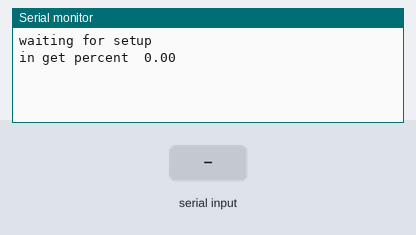
This sketch was run on a simulated Arduino Mega 2560, built with avr-gcc and run on an emulated ATmega2560. On the bench: the last lines printed to the serial monitor. The test bench sets the inputs (shaded band).

Above: at 2.9 s.
3.0 s: "90,45\n" received over the second serial link
At 4.3 s:
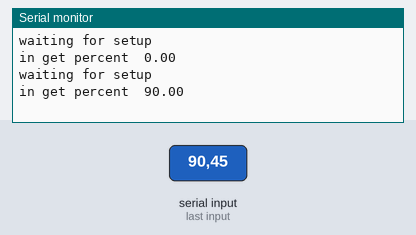
4.5 s: "30,150\n" received over the second serial link
At 6.2 s:
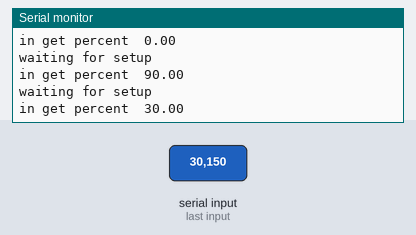
Timing chart, 0 to 7.7 s (numbered marks = the images above; inputs shaded):
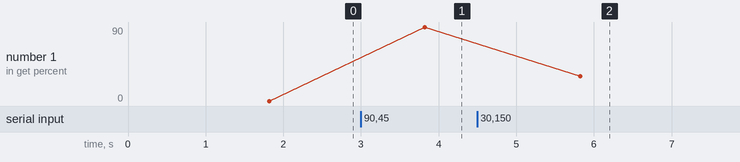

The sketch:

O2SensorCode.ino
```cpp
//This code was written to be easy to understand.
//Modified to work with Giga R1 and O2Sensor Library
//This code was written in the Arduino 1.8.12 IDE
//An Arduino UNO was used to test this code. transitioned to Arduino GIGA
//This code was last tested 6/2020


#include "O2Sensor.h"                                 //include O2 Sensor library

String inputstring = "";                              //a string to hold incoming data from the PC
String sensorstring = "";                             //a string to hold the data from the Atlas Scientific product
boolean input_string_complete = false;                //have we received all the data from the PC
boolean sensor_string_complete = false;               //have we received all the data from the Atlas Scientific product
float o2;                                             //used to hold a float number that is the o2
int count = 0;

O2Sensor EZO2;                                        //initial CO2 Sensor
float reading;                                        //O2 reading for EZO2 sensor


void setup() {                                        //set up the hardware
  Serial.begin(9600);                                 //set baud rate for the hardware serial port_0 to 9600
  while(!Serial);
  Serial2.begin(9600);                                //set baud rate for the Serial2 port on the GigaR1 to 9600
  while(!Serial2);
  delay(1000);
  inputstring.reserve(10);                            //set aside some bytes for receiving data from the PC
  sensorstring.reserve(30);                           //set aside some bytes for receiving data from Atlas Scientific product
  EZO2.initialize();                                  //inital setup of O2 sensor
  delay(100);
  Serial.println("done setup");
  //EZO2.calibrate();
  //Serial2.flush();
}

void loop() {                                         //here we go...
  // if(count == 0){
  //   EZO2.initialize();
  // }
  if(count == 3){                                     //every 5 seconds get another reading
    reading = EZO2.getPercent();
    Serial.println(reading);                          //print reading
    count = 0;                                        //reset count
  }

  Serial.println(count);                              //print the count cycle we are on
  delay(1000);                                        //delay 1 second
  count ++;                                           //increment count


  // if (sensor_string_complete == true) {               //if a string from the Atlas Scientific product has been received in its entirety
  //   Serial.println(sensorstring);                     //send that string to the PC's serial monitor
  //   sensorstring = "";                                //clear the string
  //   sensor_string_complete = false;                   //reset the flag used to tell if we have received a completed string from the Atlas Scientific product
  // }

}
```

O2Sensor.cpp
```cpp
/* UART_code2 is used to integrate the O2Sensor library to takes O2 readings
*  Using the ExplorIR CO2 sensor. Make sure the sensor is connected to Serial1 on Giga
*/
//#include <SoftwareSerial.h>                           //we have to include the SoftwareSerial library, or else we can't use it
#include <Arduino.h>
#include "O2Sensor.h"

// #define rx 2                                          //define what pin rx is going to be
// #define tx 3                                          //define what pin tx is going to be

//commands to give to EZO O2 Sensor
// const char* writeCommandPolling = "C,0\r";        //sets the sensor to be polling mode
// const char* writeCommandCalibrate = "Cal20.9\r";  //command to calibrate sensor to fresh air value (400 ppm)
// const char* writeCommandGetValue = "R\r";         //command to receieve the CO2 value

/* CO2Sensor Constructor
 * Sets all values to 0, as they will be obtained once initialized
 */
O2Sensor::O2Sensor(){
  _pollState = 0;
  _calibrateValue = 0;
  _currentPercent = 0;

}

/* CO2Sensor Initialize block
 * Sets the sensor to a polling state
 * Turns off OK responses
 * locks the system to UART only
 * returns nothing
 */
void O2Sensor::initialize(){
  //Serial2.print("FACTORY\r");
  Serial2.print("*OK,0\r");                                         //turn off OK responses
  delay(500);
  Serial2.print("Plock,1\r");                                       //set the lock to UART only
  delay(100);
  Serial2.print("C,0\r");                                           //switch to the polling state
  delay(100);
  Serial2.flush();                                                  //flush the serial2 port
  delay(100);                                                       //delay 100 ms

  float setupPercent = 0.00;                                        //initial percent value
  int setupComplete;
  while(setupComplete <= 3){                                        //keep asking for percentages until the value given is not 0 (trying to debug why this is happening)
    Serial.println("waiting for setup");
    setupPercent = getPercent();                                    //get percent
    if(setupPercent != 0.00){
      setupComplete ++;
    }
    else{
      setupComplete = 0;
    }
    //getOK();                                                        //get ok
    delay(2000);                                                    //delay 1s before asking again
  }
  //Serial.println("O2 Setup complete.");
  Serial2.flush();
}


/* O2Sensor Calibrate block
 * Calibrates the sensor to atmospheric air (20.9%)
 * Checks that the Value after the fact is around 20.9% to signal correct calibration
 * returns nothing
 */
void O2Sensor::calibrate(){
  Serial2.write("Cal,20.90\r");                          //calibrate command
  delay(5000);                                            //wait 5 seconds

  float calibrateValue = getPercent();                    //take a reading after calibration
  while(calibrateValue < 20.0 || calibrateValue > 22.0){  //if its not around atmosphere, get another reading until it is whats expected
    delay(2000);                                          //wait 2 seconds if not correct percent
    calibrateValue = getPercent();                         //get another value
  }
}

/* CO2Sensor getPercent
 * uses getPPM() to get the ppm value, then converts to a percentage
 * returns the percent of CO2 as a float
 */
float O2Sensor::getPercent(){
  //Serial.println("In function percent");
  Serial2.print("R\r");                                                 //write to O2 sensor for a reading
  _currentPercent = getResponse(writeCommandGetValue);                  //convert to a percentage
  //Serial.print("Current Percent: ");
  //Serial.println(_currentPercent);
  //_SensorReady = getOK();                                               //get the *OK message to know response finished
  // if(_SensorReady == 1){                                                //make sure the OK was received from tester
  //   //Serial.println("...(INFO): percent obtained");
  // }
  // else{                                                                 //if ok not received, something is wrong
  //   //Serial.println("...(INFO): error getting percent");
  // }
  Serial.print("in get percent  ");
  Serial.println(_currentPercent);
  return _currentPercent;                                               //return percentage read from sensor
}

/* CO2Sensor getResponse
 * takes in a string (going to change this)
 * records the response from the Serial1 port
 * returns the number as an integer from the response
 */
float O2Sensor::getResponse(String command){
  _response = "";                                                   //clear the response
  while (Serial2.available() > 0) {                                 //while the O2 sensor port is available
    char incomingByte = (char)Serial2.read();                       //Read the incoming byte.
    _response += incomingByte;                                      //add it to the response
    if (incomingByte == '\r') {                                     //if the incoming character is a <CR>
      sensor_string_complete = true;                                //set the flag that it has been received (not important, but could be used)
      break;                                                        //break out of while loop
    }
  }
  if (sensor_string_complete == true) {                             //if a string from the O2 sensor has been received in its entirety
    //Serial.print("...(INFO): sensor String:   ");
  sensor_string_complete = false;
  }
  //Serial.print("In Get Response: ");
  //Serial.println(_response);
  return _response.toFloat();                                       //return the full response
}

int O2Sensor::getOK(){
  _response2 = "";                                                  //clear OK response variable
  while (Serial2.available() > 0) {                                 //while the O2 sensor port is available
    char incomingByte = (char)Serial2.read();                       // Read the incoming byte.
    _response2 += incomingByte;                                     //add it to the response
    if (incomingByte == '\r') {                                     //if the incoming character is a <CR>
      sensor_string_complete = true;                                //set the flag
      break;                                                        //break
    }
  }
  if (sensor_string_complete == true) {                             //if a string from the Atlas Scientific product has been received in its entirety
    //Serial.print("OK:   ");
    //Serial.println(_response2);                                   //send that string to the PC's serial monitor
  sensor_string_complete = false;
  }
  //Serial.print("OK Statement: ");
  //Serial.println(_response2);
  if(_response2.equals("*OK\r")){                                   //if the response is what we expect (an OK)
    return 1;                                                       //return 1
  }
  else{                                                             //if not
    return 0;                                                       //return 0
  }
}

/* CO2Sensor extractNumber
 * Takes in string (such as "Z 00040")
 * and parses that to only obtain the number as an integer (int 40)
 * returns the number as an integer
 */
// int CO2Sensor::extractNumber(String data) {
//   String numberString = "";                         // This will store the numeric part of the message
//   for (int i = 0; i < data.length(); i++) {
//     if (isDigit(data[i])) {                         // Check if the character is a digit
//       numberString += data[i];                      // Append the digit to 'numberString'
//     }
//   }
//   if (numberString.length() > 0) {
//     return numberString.toInt();                    // Convert the numeric string to an integer
//   }
//   return 0;                                         // Return 0 as a default
// }
```

O2Sensor.h
```cpp
#ifndef O2Sensor_h
#define O2Sensor_h
#include "Arduino.h"

class O2Sensor{
  public:
  O2Sensor(void);

  void calibrate();
  /*getPPM writes to the CO2 sensor and waits for a response using getResponse()
  * @return integer value
  */
  //int getPPM();

  /*getPercent writes to the CO2 sensor using getPPM(), then converts the PPM value to a percent
  * which it returns
  */
  float getPercent();

  void initialize();

  float getResponse(String command);

  //int extractNumber(String data);

  int getOK();

  private:
  int _pollState;
  int _calibrateValue;
  float _currentPercent;
  char sensorDataBuffer[256];           //buffer character
  int bufferPosition = 0;               // Variable to keep track of the buffer position.
  String _response;
  String _response2;
  int _SensorReady;
  boolean sensor_string_complete;
  String sensorstring;
  const char* writeCommandPolling = "C,0\r";        //sets the sensor to be polling mode
  const char* writeCommandCalibrate = "Cal20.9\r";  //command to calibrate sensor to fresh air value (400 ppm)
  const char* writeCommandGetValue = "R\r";         //command to receieve the CO2 value
};
#endif
```

Measured:
- after the input at 3.0 s, the serial monitor: prints a new line after 0.82 s (image 1)
- after the input at 4.5 s, the serial monitor: prints a new line after 1.3 s (image 2)
- plotted number 1: 0 → 90 after the input at 3.0 s
